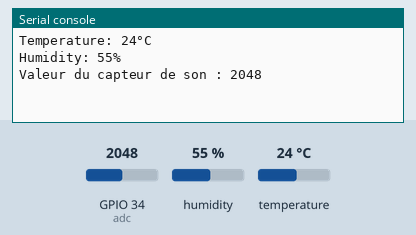
Simulated run of this program. Board: ESP32 board running MicroPython. On the bench: the last lines printed to the serial console. The inputs (shaded band) are chosen by the test bench; at power-on: humidity 55 %, GPIO 34 (adc) = 2048, temperature 24 °C (analog values on the 0–4095 scale).

Above: at 1.2 s.
1.3 s: humidity set to 22 %
At 6.4 s:
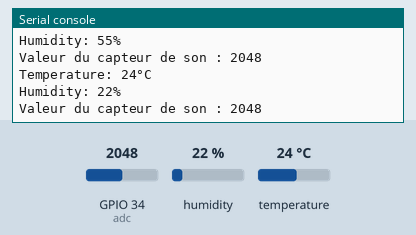
7.3 s: GPIO 34 (adc) set to 2866
At 11.0 s:
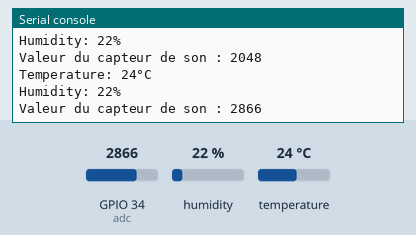
13.3 s: temperature set to 12 °C
At 15.7 s:
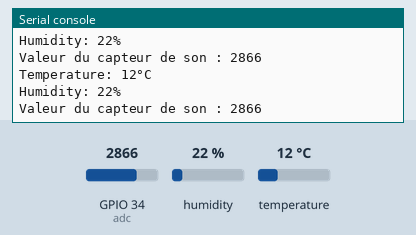
19.3 s: GPIO 34 (adc) set to 3603
At 21.5 s:
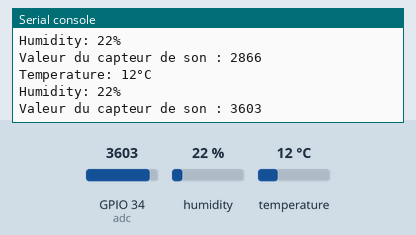
25.3 s: humidity set to 40 %
At 30.8 s:
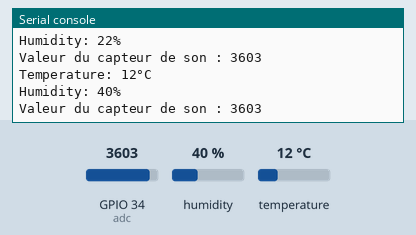
Timing chart, 0 to 32.3 s (numbered marks = the images above; inputs shaded):
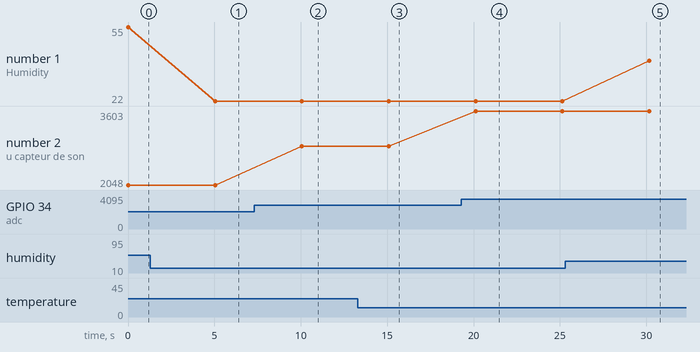

The program:

temp.py
```python
import dht
from machine import Pin, ADC
import time

# Définir le GPIO auquel le capteur est connecté
pin_dht = Pin(4, Pin.IN)

# Créer un objet DHT11
dht_sensor = dht.DHT11(pin_dht)

# Initialisation de la pin ADC
adc = ADC(Pin(34))
adc.atten(ADC.ATTN_11DB)  # Configurer l'atténuation pour une plage complète de 0-3.3V

# Configuration du capteur de son

while True:
    # Lire les données du capteur de température et d'humidité
    dht_sensor.measure()
    temperature = dht_sensor.temperature()
    humidity = dht_sensor.humidity()

    # Afficher les données de température et d'humidité
    print("Temperature: %d°C" % temperature)
    print("Humidity: %d%%" % humidity)

    valeur = adc.read()  # Lire la valeur analogique
    print("Valeur du capteur de son :", valeur)
    time.sleep(3)  # Temporisation de 100 ms entre les lectures

    # Lecture des données du capteur de son


    # Attendre quelques secondes avant la prochaine lecture
    time.sleep(2)
```

Measured:
- after the input at 1.3 s, the serial console: prints a new line after 3.7 s (image 1)
- after the input at 7.3 s, the serial console: prints a new line after 2.8 s (image 2)
- after the input at 13.3 s, the serial console: prints a new line after 1.8 s (image 3)
- after the input at 19.3 s, the serial console: prints a new line after 0.82 s (image 4)
- after the input at 25.3 s, the serial console: prints a new line after 4.9 s (image 5)
- plotted number 1: 55 → 22 after the input at 1.3 s, 22 → 40 after the input at 25.3 s
- plotted number 2: 2048 → 2866 after the input at 7.3 s, 2866 → 3603 after the input at 19.3 s
